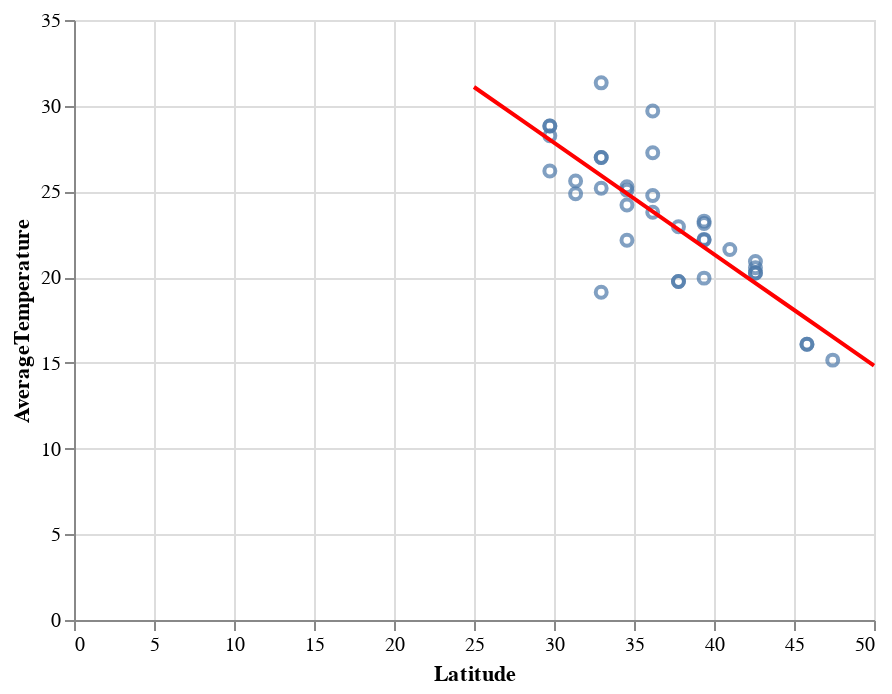

The notebook cell this image was saved under:
### Code cell
chart2 = alt.Chart(df_pred).mark_line(color="red").encode(
    y = "AverageTemperature",
    x = "Latitude",
)
out = chart + chart2
out

### Figure 1 — Vega-Lite specification as saved in the notebook (floating-point values rounded to 4 significant figures)
{"config": {"view": {"continuousWidth": 400, "continuousHeight": 300}}, "layer": [{"data": {"name": "data-a24446c2388b6e9520e228763928e3f2"}, "mark": "point", "encoding": {"tooltip": [{"type": "nominal", "field": "City"}, {"type": "nominal", "field": "Country"}], "x": {"type": "quantitative", "field": "Latitude"}, "y": {"type": "quantitative", "field": "AverageTemperature"}}}, {"data": {"name": "data-03f343cf6ce932cba0e5d6c9b014c0d9"}, "mark": {"type": "line", "color": "red"}, "encoding": {"x": {"type": "quantitative", "field": "Latitude"}, "y": {"type": "quantitative", "field": "AverageTemperature"}}}], "$schema": "https://vega.github.io/schema/vega-lite/v4.8.1.json", "datasets": {"data-a24446c2388b6e9520e228763928e3f2": [{"dt": "1950-07-01T00:00:00", "AverageTemperature": 22.15, "AverageTemperatureUncertainty": 0.198, "City": "Albuquerque", "Country": "United States", "Latitude": 34.56, "Longitude": -107.0}, {"dt": "1950-07-01T00:00:00", "AverageTemperature": 28.82, "AverageTemperatureUncertainty": 0.206, "City": "Austin", "Country": "United States", "Latitude": 29.74, "Longitude": -97.85}, {"dt": "1950-07-01T00:00:00", "AverageTemperature": 23.13, "AverageTemperatureUncertainty": 0.279, "City": "Baltimore", "Country": "United States", "Latitude": 39.38, "Longitude": -76.99}, {"dt": "1950-07-01T00:00:00", "AverageTemperature": 20.54, "AverageTemperatureUncertainty": 0.418, "City": "Boston", "Country": "United States", "Latitude": 42.59, "Longitude": -72.0}, {"dt": "1950-07-01T00:00:00", "AverageTemperature": 25.07, "AverageTemperatureUncertainty": 0.262, "City": "Charlotte", "Country": "United States", "Latitude": 34.56, "Longitude": -81.73}, {"dt": "1950-07-01T00:00:00", "AverageTemperature": 20.25, "AverageTemperatureUncertainty": 0.229, "City": "Chicago", "Country": "United States", "Latitude": 42.59, "Longitude": -87.27}, {"dt": "1950-07-01T00:00:00", "AverageTemperature": 25.19, "AverageTemperatureUncertainty": 0.268, "City": "Columbus", "Country": "United States", "Latitude": 32.95, "Longitude": -85.21}, {"dt": "1950-07-01T00:00:00", "AverageTemperature": 22.17, "AverageTemperatureUncertainty": 0.249, "City": "Columbus", "Country": "United States", "Latitude": 39.38, "Longitude": -83.24}, {"dt": "1950-07-01T00:00:00", "AverageTemperature": 26.98, "AverageTemperatureUncertainty": 0.278, "City": "Dallas", "Country": "United States", "Latitude": 32.95, "Longitude": -96.7}, {"dt": "1950-07-01T00:00:00", "AverageTemperature": 19.94, "AverageTemperatureUncertainty": 0.276, "City": "Denver", "Country": "United States", "Latitude": 39.38, "Longitude": -104.0}, {"dt": "1950-07-01T00:00:00", "AverageTemperature": 20.92, "AverageTemperatureUncertainty": 0.197, "City": "Detroit", "Country": "United States", "Latitude": 42.59, "Longitude": -82.91}, {"dt": "1950-07-01T00:00:00", "AverageTemperature": 24.86, "AverageTemperatureUncertainty": 0.201, "City": "El Paso", "Country": "United States", "Latitude": 31.35, "Longitude": -105.5}, {"dt": "1950-07-01T00:00:00", "AverageTemperature": 26.98, "AverageTemperatureUncertainty": 0.278, "City": "Fort Worth", "Country": "United States", "Latitude": 32.95, "Longitude": -96.7}, {"dt": "1950-07-01T00:00:00", "AverageTemperature": 27.26, "AverageTemperatureUncertainty": 0.466, "City": "Fresno", "Country": "United States", "Latitude": 36.17, "Longitude": -119.3}, {"dt": "1950-07-01T00:00:00", "AverageTemperature": 28.25, "AverageTemperatureUncertainty": 0.195, "City": "Houston", "Country": "United States", "Latitude": 29.74, "Longitude": -96.0}, {"dt": "1950-07-01T00:00:00", "AverageTemperature": 22.2, "AverageTemperatureUncertainty": 0.32, "City": "Indianapolis", "Country": "United States", "Latitude": 39.38, "Longitude": -85.32}, {"dt": "1950-07-01T00:00:00", "AverageTemperature": 26.19, "AverageTemperatureUncertainty": 0.256, "City": "Jacksonville", "Country": "United States", "Latitude": 29.74, "Longitude": -81.23}, {"dt": "1950-07-01T00:00:00", "AverageTemperature": 29.69, "AverageTemperatureUncertainty": 0.274, "City": "Las Vegas", "Country": "United States", "Latitude": 36.17, "Longitude": -115.4}, {"dt": "1950-07-01T00:00:00", "AverageTemperature": 24.21, "AverageTemperatureUncertainty": 0.505, "City": "Los Angeles", "Country": "United States", "Latitude": 34.56, "Longitude": -118.7}, {"dt": "1950-07-01T00:00:00", "AverageTemperature": 22.94, "AverageTemperatureUncertainty": 0.166, "City": "Louisville", "Country": "United States", "Latitude": 37.78, "Longitude": -85.42}, {"dt": "1950-07-01T00:00:00", "AverageTemperature": 25.27, "AverageTemperatureUncertainty": 0.198, "City": "Memphis", "Country": "United States", "Latitude": 34.56, "Longitude": -89.51}, {"dt": "1950-07-01T00:00:00", "AverageTemperature": 20.25, "AverageTemperatureUncertainty": 0.229, "City": "Milwaukee", "Country": "United States", "Latitude": 42.59, "Longitude": -87.27}, {"dt": "1950-07-01T00:00:00", "AverageTemperature": 23.78, "AverageTemperatureUncertainty": 0.335, "City": "Nashville", "Country": "United States", "Latitude": 36.17, "Longitude": -87.51}, {"dt": "1950-07-01T00:00:00", "AverageTemperature": 21.61, "AverageTemperatureUncertainty": 0.133, "City": "New York", "Country": "United States", "Latitude": 40.99, "Longitude": -74.56}, {"dt": "1950-07-01T00:00:00", "AverageTemperature": 24.76, "AverageTemperatureUncertainty": 0.305, "City": "Oklahoma City", "Country": "United States", "Latitude": 36.17, "Longitude": -97.46}, {"dt": "1950-07-01T00:00:00", "AverageTemperature": 23.27, "AverageTemperatureUncertainty": 0.387, "City": "Philadelphia", "Country": "United States", "Latitude": 39.38, "Longitude": -74.91}, {"dt": "1950-07-01T00:00:00", "AverageTemperature": 31.33, "AverageTemperatureUncertainty": 0.273, "City": "Phoenix", "Country": "United States", "Latitude": 32.95, "Longitude": -112.0}, {"dt": "1950-07-01T00:00:00", "AverageTemperature": 16.08, "AverageTemperatureUncertainty": 0.171, "City": "Portland", "Country": "United States", "Latitude": 45.81, "Longitude": -123.5}, {"dt": "1950-07-01T00:00:00", "AverageTemperature": 28.82, "AverageTemperatureUncertainty": 0.206, "City": "San Antonio", "Country": "United States", "Latitude": 29.74, "Longitude": -97.85}, {"dt": "1950-07-01T00:00:00", "AverageTemperature": 19.12, "AverageTemperatureUncertainty": 0.21, "City": "San Diego", "Country": "United States", "Latitude": 32.95, "Longitude": -117.8}, {"dt": "1950-07-01T00:00:00", "AverageTemperature": 19.75, "AverageTemperatureUncertainty": 0.3, "City": "San Francisco", "Country": "United States", "Latitude": 37.78, "Longitude": -122.0}, {"dt": "1950-07-01T00:00:00", "AverageTemperature": 19.75, "AverageTemperatureUncertainty": 0.3, "City": "San Jose", "Country": "United States", "Latitude": 37.78, "Longitude": -122.0}, {"dt": "1950-07-01T00:00:00", "AverageTemperature": 15.16, "AverageTemperatureUncertainty": 0.15, "City": "Seattle", "Country": "United States", "Latitude": 47.42, "Longitude": -122.0}, {"dt": "1950-07-01T00:00:00", "AverageTemperature": 25.61, "AverageTemperatureUncertainty": 0.243, "City": "Tucson", "Country": "United States", "Latitude": 31.35, "Longitude": -111.2}, {"dt": "1950-07-01T00:00:00", "AverageTemperature": 16.08, "AverageTemperatureUncertainty": 0.171, "City": "Vancouver", "Country": "United States", "Latitude": 45.81, "Longitude": -123.5}], "data-03f343cf6ce932cba0e5d6c9b014c0d9": [{"Latitude": 25.0, "AverageTemperature": 31.09}, {"Latitude": 27.78, "AverageTemperature": 29.29}, {"Latitude": 30.56, "AverageTemperature": 27.48}, {"Latitude": 33.33, "AverageTemperature": 25.67}, {"Latitude": 36.11, "AverageTemperature": 23.87}, {"Latitude": 38.89, "AverageTemperature": 22.06}, {"Latitude": 41.67, "AverageTemperature": 20.25}, {"Latitude": 44.44, "AverageTemperature": 18.45}, {"Latitude": 47.22, "AverageTemperature": 16.64}, {"Latitude": 50.0, "AverageTemperature": 14.84}]}}
